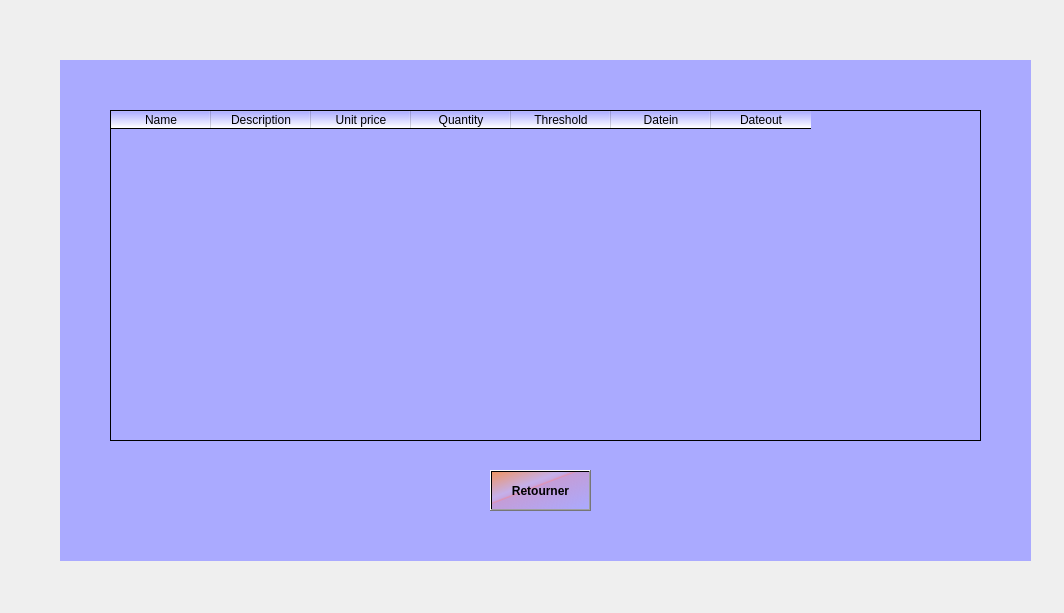
<?xml version="1.0" encoding="UTF-8"?>
<ui version="4.0">
 <class>Form</class>
 <widget class="QWidget" name="Form">
  <property name="geometry">
   <rect>
    <x>0</x>
    <y>0</y>
    <width>1064</width>
    <height>613</height>
   </rect>
  </property>
  <property name="windowTitle">
   <string>Form</string>
  </property>
  <widget class="QWidget" name="widget" native="true">
   <property name="geometry">
    <rect>
     <x>60</x>
     <y>60</y>
     <width>971</width>
     <height>501</height>
    </rect>
   </property>
   <property name="styleSheet">
    <string notr="true">background-color: qlineargradient(spread:pad, x1:1, y1:1, x2:1, y2:1, stop:0 rgba(170, 170, 255, 255), stop:1 rgba(255, 255, 255, 255));</string>
   </property>
   <widget class="QTableWidget" name="tablewidget">
    <property name="geometry">
     <rect>
      <x>50</x>
      <y>50</y>
      <width>871</width>
      <height>331</height>
     </rect>
    </property>
    <column>
     <property name="text">
      <string>Name</string>
     </property>
    </column>
    <column>
     <property name="text">
      <string>Description</string>
     </property>
    </column>
    <column>
     <property name="text">
      <string>Unit price</string>
     </property>
    </column>
    <column>
     <property name="text">
      <string>Quantity</string>
     </property>
    </column>
    <column>
     <property name="text">
      <string>Threshold</string>
     </property>
    </column>
    <column>
     <property name="text">
      <string>Datein</string>
     </property>
    </column>
    <column>
     <property name="text">
      <string>Dateout</string>
     </property>
    </column>
   </widget>
   <widget class="QPushButton" name="return2">
    <property name="geometry">
     <rect>
      <x>430</x>
      <y>410</y>
      <width>101</width>
      <height>41</height>
     </rect>
    </property>
    <property name="font">
     <font>
      <pointsize>9</pointsize>
      <weight>75</weight>
      <bold>true</bold>
     </font>
    </property>
    <property name="styleSheet">
     <string notr="true">background-color: qlineargradient(spread:pad, x1:0, y1:0, x2:1, y2:1, stop:0 rgba(255, 143, 62, 206), stop:0.35 rgba(255, 188, 188, 80), stop:0.4 rgba(255, 162, 162, 80), stop:0.425 rgba(255, 132, 132, 156), stop:0.44 rgba(252, 128, 128, 80), stop:1 rgba(255, 255, 255, 0));</string>
    </property>
    <property name="text">
     <string>Retourner</string>
    </property>
   </widget>
  </widget>
 </widget>
 <resources/>
 <connections/>
</ui>
